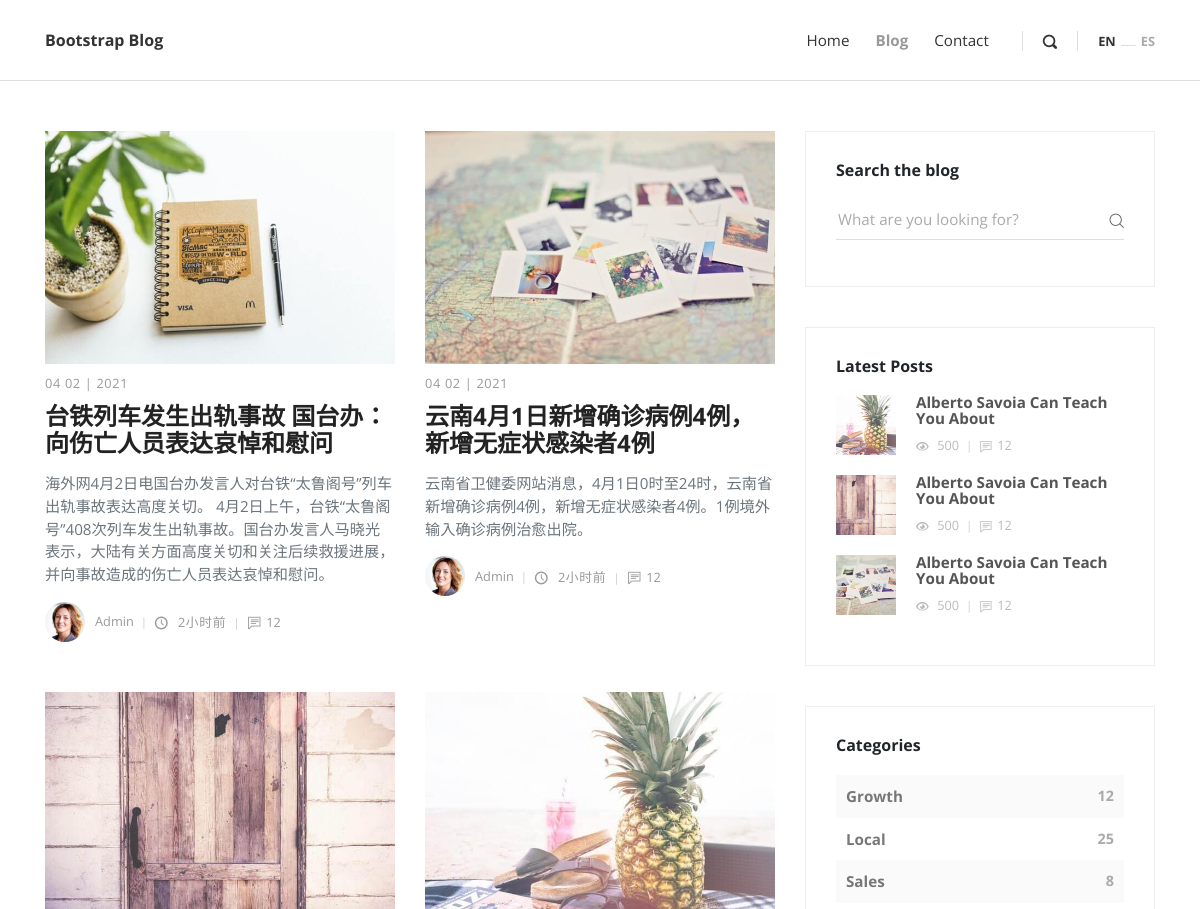
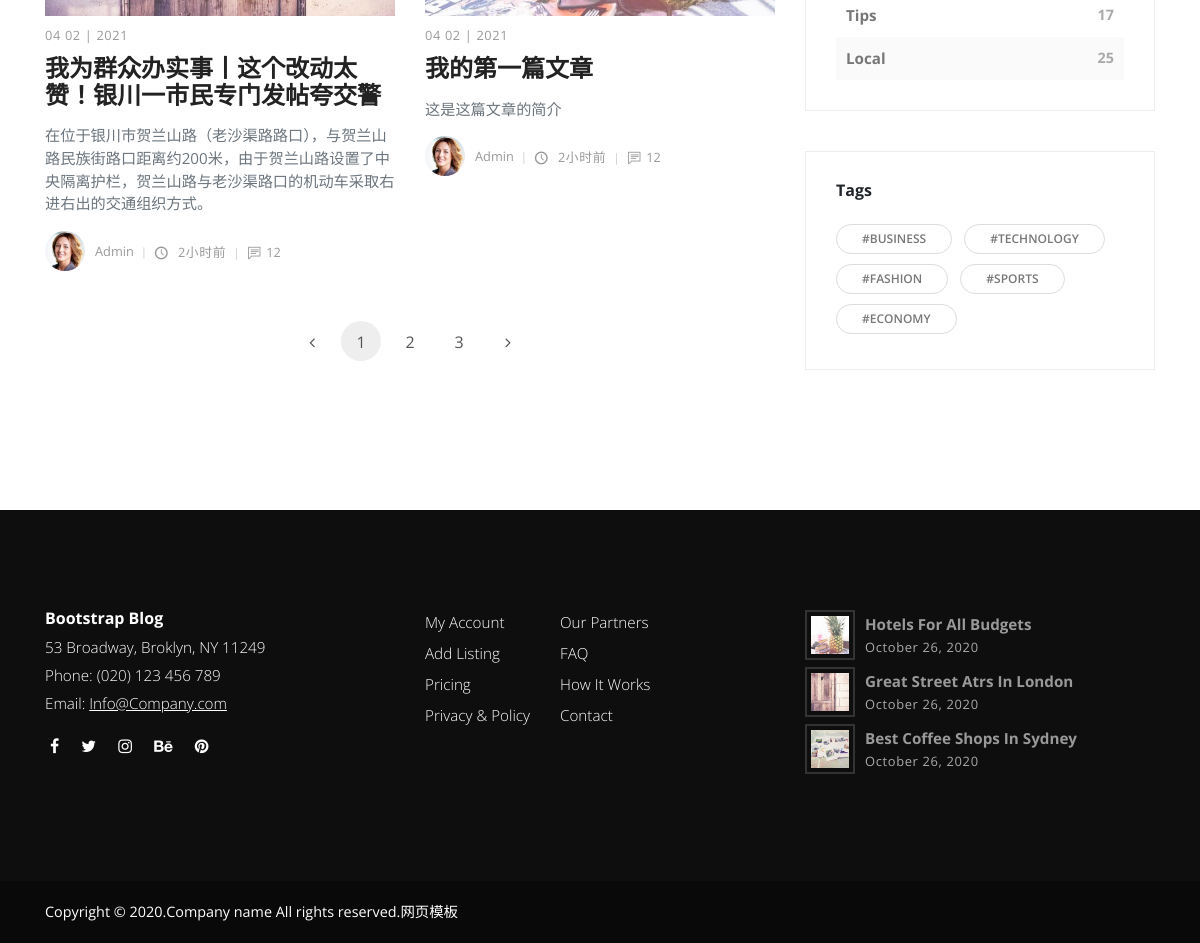
Page /article/article-list/ on the committed database (2 pictures, top to bottom).
### article/models.py (models this page shows, shortened)
class ArticlePost(models.Model):
    class Meta:
        ordering = ('-created',)
    author = models.ForeignKey(User, on_delete=models.CASCADE)
    title = models.CharField(max_length=100)
    body = models.TextField()
    brief = models.CharField(max_length=200)
    created = models.DateTimeField(default=timezone.now)
    updated = models.DateTimeField(auto_now=True)
    avatar = models.ImageField(upload_to='article/%Y%m%d/', blank=True)

### article/views.py (the view)
# urls.py: path('article-list/', views.article_list, name="article_list")
def article_list(request):
    articles = ArticlePost.objects.all()
    context = {'articles': articles}
    return render(request, 'blog.html', context)

### article/templatetags/filters_and_tags.py (called while the page is built, shortened)
@register.filter(name='timesince_zh')
def time_since_zh(value):
    now = timezone.now()
    diff = now - value
    if diff.days == 0 and 0 <= diff.seconds < 60:
        return '刚刚'
    if diff.days == 0 and 60 <= diff.seconds < 3600:
        return str(math.floor(diff.seconds / 60)) + "分钟前"
    if diff.days == 0 and 3600 <= diff.seconds < 86400:
        return str(math.floor(diff.seconds / 3600)) + "小时前"

### templates/blog.html (shortened to what this page needs)
<!DOCTYPE html>
<html>
  <head>
    {% load staticfiles %}
    {%load filters_and_tags %}
    <link rel="stylesheet" href="{% static 'bootstrap/css/bootstrap.min.css' %}">
    <link rel="stylesheet" href="{% static 'font-awesome/css/font-awesome.min.css' %}">
    <link rel="stylesheet" href="{% static 'css/fontastic.css' %}">
    <link rel="stylesheet" href="{% static '@fancyapps/fancybox/jquery.fancybox.min.css' %}">
    <link rel="stylesheet" href="{% static 'css/style.default.css' %}" id="theme-stylesheet">
    <link rel="stylesheet" href="{% static 'css/custom.css' %}">
  </head>
  <body>
    <header class="header">
      <nav class="navbar navbar-expand-lg">
        <div class="container">
          <div class="navbar-header d-flex align-items-center justify-content-between">
            <a href="{% url 'home:home_page'%}" class="navbar-brand">Bootstrap Blog</a>
          </div>
          <div id="navbarcollapse" class="collapse navbar-collapse">
            <ul class="navbar-nav ml-auto">
              <li class="nav-item"><a href="{% url 'home:home_page'%}" class="nav-link ">Home</a>
              </li>
              <li class="nav-item"><a href="{% url 'article:article_list'%}" class="nav-link active ">Blog</a>
              </li>
              <li class="nav-item"><a href="#" class="nav-link ">Contact</a>
              </li>
            </ul>
            <div class="navbar-text"><a href="#" class="search-btn"><i class="icon-search-1"></i></a></div>
            <ul class="langs navbar-text"><a href="#" class="active">EN</a><span>           </span><a href="#">ES</a></ul>
          </div>
        </div>
      </nav>
    </header>
    <div class="container">
      <div class="row">
        <main class="posts-listing col-lg-8">
          <div class="container">
            <div class="row">
            {% for article in articles %}
              <div class="post col-xl-6">
                {% if article.avatar %}
                  <div class="post-thumbnail"><a href="post.html"><img src="{{ article.avatar.url }}" alt="..." class="img-fluid"></a></div>
                {% endif %}
                <div class="post-details">
                  <div class="post-meta d-flex justify-content-between">
                    <div class="date meta-last">{{ article.created|date:'m d | Y' }}</div>
                  </div><a href="post.html">
                    <h3 class="h4">{{article.title}}</h3></a>
                  <p class="text-muted">{{article.brief}}</p>
                  <footer class="post-footer d-flex align-items-center"><a href="#" class="author d-flex align-items-center flex-wrap">
                      <div class="avatar"><img src="{% static 'img/avatar-3.jpg' %}" alt="..." class="img-fluid"></div>
                      <div class="title"><span>{{ article.author }}</span></div></a>
                    <div class="date"><i class="icon-clock"></i> {{ article.created|timesince_zh }}</div>
                    <div class="comments meta-last"><i class="icon-comment"></i>12</div>
                  </footer>
                </div>
              </div>
              {% endfor %}
              </div>
            <nav aria-label="Page navigation example">
              <ul class="pagination pagination-template d-flex justify-content-center">
                <li class="page-item"><a href="#" class="page-link"> <i class="fa fa-angle-left"></i></a></li>
                <li class="page-item"><a href="#" class="page-link active">1</a></li>
                <li class="page-item"><a href="#" class="page-link">2</a></li>
                <li class="page-item"><a href="#" class="page-link">3</a></li>
                <li class="page-item"><a href="#" class="page-link"> <i class="fa fa-angle-right"></i></a></li>
              </ul>
            </nav>
        </main>
        <aside class="col-lg-4">
          <div class="widget search">
            <header>
              <h3 class="h6">Search the blog</h3>
            </header>
            <form action="#" class="search-form">
              <div class="form-group">
                <input type="search" placeholder="What are you looking for?">
                <button type="submit" class="submit"><i class="icon-search"></i></button>
              </div>
            </form>
          </div>
          <div class="widget latest-posts">
            <header>
              <h3 class="h6">Latest Posts</h3>
            </header>
            <div class="blog-posts"><a href="#">
                <div class="item d-flex align-items-center">
                  <div class="image"><img src="{% static 'img/small-thumbnail-1.jpg' %}" alt="..." class="img-fluid"></div>
                  <div class="title"><strong>Alberto Savoia Can Teach You About</strong>
                    <div class="d-flex align-items-center">
                      <div class="views"><i class="icon-eye"></i> 500</div>
                      <div class="comments"><i class="icon-comment"></i>12</div>
                    </div>
                  </div>
                </div></a><a href="#">
                <div class="item d-flex align-items-center">
                  <div class="image"><img src="{% static 'img/small-thumbnail-2.jpg' %}" alt="..." class="img-fluid"></div>
                  <div class="title"><strong>Alberto Savoia Can Teach You About</strong>
                    <div class="d-flex align-items-center">
                      <div class="views"><i class="icon-eye"></i> 500</div>
                      <div class="comments"><i class="icon-comment"></i>12</div>
                    </div>
                  </div>
                </div></a><a href="#">
                <div class="item d-flex align-items-center">
                  <div class="image"><img src="{% static 'img/small-thumbnail-3.jpg' %}" alt="..." class="img-fluid"></div>
                  <div class="title"><strong>Alberto Savoia Can Teach You About</strong>
                    <div class="d-flex align-items-center">
                      <div class="views"><i class="icon-eye"></i> 500</div>
                      <div class="comments"><i class="icon-comment"></i>12</div>
                    </div>
                  </div>
                </div></a></div>
          </div>
          <div class="widget categories">
            <header>
              <h3 class="h6">Categories</h3>
            </header>
            <div class="item d-flex justify-content-between"><a href="#">Growth</a><span>12</span></div>
            <div class="item d-flex justify-content-between"><a href="#">Local</a><span>25</span></div>
            <div class="item d-flex justify-content-between"><a href="#">Sales</a><span>8</span></div>
            <div class="item d-flex justify-content-between"><a href="#">Tips</a><span>17</span></div>
            <div class="item d-flex justify-content-between"><a href="#">Local</a><span>25</span></div>
          </div>
          <div class="widget tags">
            <header>
              <h3 class="h6">Tags</h3>
            </header>
            <ul class="list-inline">
              <li class="list-inline-item"><a href="#" class="tag">#Business</a></li>
              <li class="list-inline-item"><a href="#" class="tag">#Technology</a></li>
              <li class="list-inline-item"><a href="#" class="tag">#Fashion</a></li>
              <li class="list-inline-item"><a href="#" class="tag">#Sports</a></li>
              <li class="list-inline-item"><a href="#" class="tag">#Economy</a></li>
            </ul>
          </div>
        </aside>
      </div>
    </div>
    <footer class="main-footer">
      <div class="container">
        <div class="row">
          <div class="col-md-4">
            <div class="logo">
              <h6 class="text-white">Bootstrap Blog</h6>
            </div>
            <div class="contact-details">
              <p>53 Broadway, Broklyn, NY 11249</p>
              <p>Phone: (020) 123 456 789</p>
              <p>Email: <a href="mailto:info@company.com">Info@Company.com</a></p>
              <ul class="social-menu">
                <li class="list-inline-item"><a href="#"><i class="fa fa-facebook"></i></a></li>
                <li class="list-inline-item"><a href="#"><i class="fa fa-twitter"></i></a></li>
                <li class="list-inline-item"><a href="#"><i class="fa fa-instagram"></i></a></li>
                <li class="list-inline-item"><a href="#"><i class="fa fa-behance"></i></a></li>
                <li class="list-inline-item"><a href="#"><i class="fa fa-pinterest"></i></a></li>
              </ul>
            </div>
          </div>
          <div class="col-md-4">
            <div class="menus d-flex">
              <ul class="list-unstyled">
                <li> <a href="#">My Account</a></li>
                <li> <a href="#">Add Listing</a></li>
                <li> <a href="#">Pricing</a></li>
                <li> <a href="#">Privacy &amp; Policy</a></li>
              </ul>
              <ul class="list-unstyled">
                <li> <a href="#">Our Partners</a></li>
                <li> <a href="#">FAQ</a></li>
                <li> <a href="#">How It Works</a></li>
                <li> <a href="#">Contact</a></li>
              </ul>
            </div>
          </div>
          <div class="col-md-4">
            <div class="latest-posts"><a href="#">
                <div class="post d-flex align-items-center">
                  <div class="image"><img src="{% static 'img/small-thumbnail-1.jpg' %}" alt="..." class="img-fluid"></div>
                  <div class="title"><strong>Hotels for all budgets</strong><span class="date last-meta">October 26, 2020</span></div>
                </div></a><a href="#">
                <div class="post d-flex align-items-center">
                  <div class="image"><img src="{% static 'img/small-thumbnail-2.jpg' %}" alt="..." class="img-fluid"></div>
                  <div class="title"><strong>Great street atrs in London</strong><span class="date last-meta">October 26, 2020</span></div>
                </div></a><a href="#">
                <div class="post d-flex align-items-center">
                  <div class="image"><img src="{% static 'img/small-thumbnail-3.jpg' %}" alt="..." class="img-fluid"></div>
                  <div class="title"><strong>Best coffee shops in Sydney</strong><span class="date last-meta">October 26, 2020</span></div>
                </div></a></div>
          </div>
        </div>
      </div>
      <div class="copyrights">
        <div class="container">
          <div class="row">
            <div class="col-md-6">
              <p>Copyright &copy; 2020.Company name All rights reserved.<a target="_blank" href="http://sc.chinaz.com/moban/">&#x7F51;&#x9875;&#x6A21;&#x677F;</a></p>
            </div>
            <div class="col-md-6 text-right">
            </div>
          </div>
        </div>
      </div>
    </footer>
  </body>
</html>

### rows in the picture
ArticlePost: avatar (picture), created|Y "04 02 | 2021", title "台铁列车发生出轨事故 国台办：向伤亡人员表达哀悼和慰问", brief "海外网4月2日电国台办发言人对台铁“太鲁阁号”列车出轨事故表达高度关切。 4月2日上午，台铁“太鲁阁号”408次列车发生出轨事故。国台办发言人马晓光表示，大陆有关方面高度关切和关注后续救援进展，并向事故造成的伤亡人员表达哀悼和慰问。", author "Admin", created "2小时前"
ArticlePost: avatar (picture), created|Y "04 02 | 2021", title "云南4月1日新增确诊病例4例，新增无症状感染者4例", brief "云南省卫健委网站消息，4月1日0时至24时，云南省新增确诊病例4例，新增无症状感染者4例。1例境外输入确诊病例治愈出院。", author "Admin", created "2小时前"
ArticlePost: avatar (picture), created|Y "04 02 | 2021", title "我为群众办实事丨这个改动太赞！银川一市民专门发帖夸交警", brief "在位于银川市贺兰山路（老沙渠路路口），与贺兰山路民族街路口距离约200米，由于贺兰山路设置了中央隔离护栏，贺兰山路与老沙渠路口的机动车采取右进右出的交通组织方式。", author "Admin", created "2小时前"
ArticlePost: avatar (picture), created|Y "04 02 | 2021", title "我的第一篇文章", brief "这是这篇文章的简介", author "Admin", created "2小时前"
